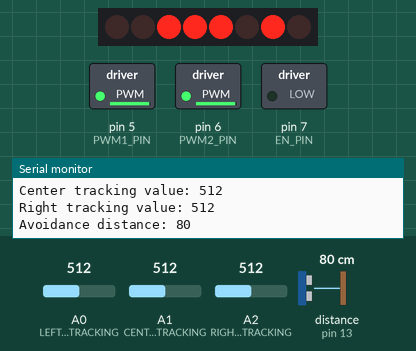
A sketch run on a simulated Arduino Uno, built with avr-gcc and run on an emulated ATmega328P. On the bench: 8 shift-register outputs drawn as a row of LEDs (first output left, lit = HIGH), switched loads named in the sketch (green lamp = pin HIGH), the last lines printed to the serial monitor. Wiring (inferred from the names in the program): ultrasonic range finder: trigger pin 12; echo pin 13; shift register (74HC595): data pin 8; shift clock pin 2; latch pin 4. Wiring (inferred from the signals the program sends): row of LEDs: on Q0, Q1, Q2, Q3, Q4, Q5, Q6, Q7. The inputs (shaded band) are chosen by the test bench; at power-on: distance to the obstacle (sensor on pin 13) 80 cm, A0 (LEFT_LINE_TRACKING) = 512, A1 (CENTER_LINE_TRACKING) = 512, A2 (RIGHT_LINE_TRACKING) = 512. The echo pulse lasts 58.3 µs per cm; pins used as bus, display or sensor lines are not drawn.

Above: at 1.2 s.
1.3 s: distance to the obstacle (sensor on pin 13) set to 28 cm
4.3 s: distance to the obstacle (sensor on pin 13) set to 23 cm
At 5.2 s:
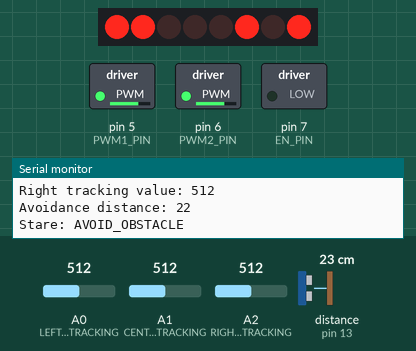
At 6.1 s:
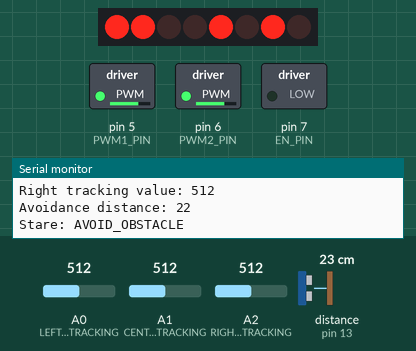
Timing chart, 0 to 13.3 s (numbered marks = the images above; inputs shaded):
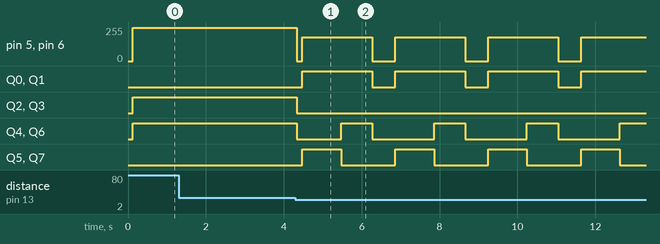

The sketch:

test.ino
```cpp
// Ultrasonic control pin
const int Trig = 12;
const int Echo = 13;
// PWM control pin
#define PWM1_PIN            5
#define PWM2_PIN            6
// 74HCT595N chip pin
#define SHCP_PIN            2                               // The displacement of the clock
#define EN_PIN              7                               // Can make control
#define DATA_PIN            8                               // Serial data
#define STCP_PIN            4                               // Memory register clock

#define LEFT_LINE_TRACKING          A0
#define CENTER_LINE_TRACKING        A1
#define RIGHT_LINE_TRACKING         A2

const int Forward       = 92;                               // forward
const int Backward      = 163;                              // back
const int Turn_Left     = 149;                              // left translation
const int Turn_Right    = 106;                              // Right translation
const int Top_Left      = 20;                               // Upper left mobile
const int Bottom_Left   = 129;                              // Lower left mobile
const int Top_Right     = 72;                               // Upper right mobile
const int Bottom_Right  = 34;                               // The lower right move
const int Stop          = 0;                                // stop
const int Contrarotate  = 172;                              // Counterclockwise rotation
const int Clockwise     = 83;                               // Rotate clockwise

int Left_Tra_Value;
int Center_Tra_Value;
int Right_Tra_Value;
int Black_Line = 500;


float SR04(int Trig, int Echo)
{
    digitalWrite(Trig, LOW);
    delayMicroseconds(2);
    digitalWrite(Trig, HIGH);
    delayMicroseconds(10);
    digitalWrite(Trig, LOW);
    float distance = pulseIn(Echo, HIGH) / 58.00;
    delay(10);
    return distance;
}

void setup() {
    pinMode(Trig, OUTPUT);
    pinMode(Echo, INPUT);

    pinMode(SHCP_PIN, OUTPUT);
    pinMode(EN_PIN, OUTPUT);
    pinMode(DATA_PIN, OUTPUT);
    pinMode(STCP_PIN, OUTPUT);
    pinMode(PWM1_PIN, OUTPUT);
    pinMode(PWM2_PIN, OUTPUT);

    pinMode(LEFT_LINE_TRACKING, INPUT);
    pinMode(CENTER_LINE_TRACKING, INPUT);
    pinMode(RIGHT_LINE_TRACKING, INPUT);
    Serial.begin(9600);

}

// Stările posibile ale mașinuței
enum State {
    LINE_TRACKING,
    AVOID_OBSTACLE,
    RETURN_TO_LINE
};

State currentState = LINE_TRACKING; // Starea inițială este IDLE

// Variabile pentru temporizări folosind millis
unsigned long previousMillis = 0;
const long lineTrackingInterval = 100; // Interval pentru actualizarea senzorilor (100 ms)

bool ledState = LOW; // Starea LED-ului pentru intermitență

void loop() {
    unsigned long currentMillis = millis();
    int Avoidance_distance = 0;

    // Citim valorile senzorilor de linie doar dacă a trecut timpul pentru line tracking
    if (currentMillis - previousMillis >= lineTrackingInterval) {
        previousMillis = currentMillis;

        Left_Tra_Value = analogRead(LEFT_LINE_TRACKING);
        Center_Tra_Value = analogRead(CENTER_LINE_TRACKING);
        Right_Tra_Value = analogRead(RIGHT_LINE_TRACKING);

        // Gestionăm logica state machine-ului
        switch (currentState) {
            case LINE_TRACKING:
                // În starea FOLLOW_LINE, urmărim linia și verificăm obstacolele
                // Citim valoarea senzorului ultrasonic
                Avoidance_distance = SR04(Trig, Echo);
                if (Avoidance_distance <= 25) {
                    Serial.println("Obstacol detectat! Oprire.");
                    Motor(Stop, 0);
                    currentState = AVOID_OBSTACLE;  // Trecem la starea de oprire
                } else {
                    // Urmărirea liniei negre
                    if (Center_Tra_Value >= Black_Line) {
                        Motor(Forward, 250);  // Mergi înainte
                    } else if (Left_Tra_Value >= Black_Line) {
                        Motor(Contrarotate, 200);  // Virează stânga
                    } else if (Right_Tra_Value >= Black_Line) {
                        Motor(Clockwise, 200);  // Virează dreapta
                    } else {
                        // Dacă linia nu este detectată, execută mișcări scurte stânga-dreapta
                        Serial.println("Linia nu este detectată. Mișcări de căutare stânga-dreapta.");

                        Motor(Contrarotate, 150); // Mică rotire spre stânga
                        delay(300);

                        Motor(Clockwise, 150);    // Mică rotire spre dreapta
                        delay(300);

                        Motor(Stop, 0);           // Pauză scurtă pentru stabilizare
                        delay(200);
                        currentState = RETURN_TO_LINE;
                    }
                }
                break;

            case AVOID_OBSTACLE:
                // În starea STOPPED_BY_OBSTACLE, așteptăm culoarea verde pentru a continua
                 Serial.println("Stare: AVOID_OBSTACLE");

                // Se retrage mai mult în spate
                Motor(Backward, 180);
                delay(1000);  // Retragere timp mai lung

                // Mișcă-te circular (în sens orar sau anti-orar) pentru a evita obstacolul
                Motor(Clockwise, 180);
                delay(800); // Rotire completă

                Motor(Stop, 0); // Oprește înainte de a căuta linia
                delay(200);

                currentState = RETURN_TO_LINE;  // După evitarea obstacolului, trecem la căutarea liniei
                break;

            case RETURN_TO_LINE:
                // În starea RETURN_TO_LINE, mașina încearcă să găsească linia prin mișcări de căutare
                Serial.println("Stare: RETURN_TO_LINE");

                unsigned long returnStart = millis(); // Timpul de început pentru căutare
                bool lineFound = false;

                while (!lineFound && millis() - returnStart < 5000) {  // Caută linia timp de 5 secunde
                    Left_Tra_Value = analogRead(LEFT_LINE_TRACKING);
                    Center_Tra_Value = analogRead(CENTER_LINE_TRACKING);
                    Right_Tra_Value = analogRead(RIGHT_LINE_TRACKING);

                    if (Center_Tra_Value >= Black_Line) {
                        lineFound = true;
                        currentState = LINE_TRACKING;
                        //Motor(Forward, 200); // Mergi înainte pe linie
                        break;
                    } else if (Left_Tra_Value >= Black_Line) {
                        lineFound = true;
                        currentState = LINE_TRACKING;
                        //Motor(Contrarotate, 200); // Găsește linia și virează stânga
                        break;
                    } else if (Right_Tra_Value >= Black_Line) {
                        lineFound = true;
                        currentState = LINE_TRACKING;
                        //Motor(Clockwise, 200); // Găsește linia și virează dreapta
                        break;
                    }

                    // Dacă nu găsește linia, continuă să facă mișcări circulare
                    Motor(Clockwise, 150);
                    delay(500);
                    Motor(Backward, 150);
                    delay(700);
                    Motor(Contrarotate, 150);
                    delay(500);
                    Motor(Forward, 150);
                    delay(700);
                }

                if (!lineFound) {
                    Serial.println("Linia nu a fost găsită. Repetăm căutarea.");
                } else {
                    Serial.println("Linia a fost găsită. Revenim la LINE_TRACKING.");
                }

                currentState = LINE_TRACKING;  // Revenim la urmărirea liniei
                break;

            default:
                currentState = LINE_TRACKING;
                break;
        }

            // Afișăm valorile senzorilor pentru diagnosticare
            Serial.print("Left tracking value: ");
            Serial.println(Left_Tra_Value);
            Serial.print("Center tracking value: ");
            Serial.println(Center_Tra_Value);
            Serial.print("Right tracking value: ");
            Serial.println(Right_Tra_Value);
            Serial.print("Avoidance distance: ");
            Serial.println(Avoidance_distance);
    }

}

void Motor(int Dir, int Speed) {
    digitalWrite(EN_PIN, LOW);
    analogWrite(PWM1_PIN, Speed);
    analogWrite(PWM2_PIN, Speed);

    digitalWrite(STCP_PIN, LOW);
    shiftOut(DATA_PIN, SHCP_PIN, MSBFIRST, Dir);
    digitalWrite(STCP_PIN, HIGH);
}
```

Measured:
- the behaviour switches between 27 and 26 cm on distance to the obstacle (sensor on pin 13) (found by bisection; images 0 and 1)
- after the input at 4.3 s, pin 5 (PWM1_PIN), pin 6 (PWM2_PIN): 250/255 → 0/255 at once, then repeats every 2.4 s: 180/255 1.8 s, 0/255 0.59 s
